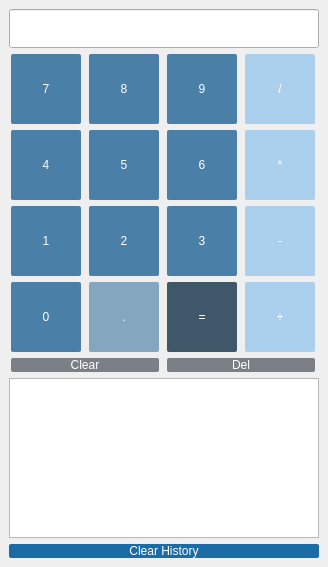
<?xml version="1.0" encoding="UTF-8"?>
<ui version="4.0">
 <class>MainWindow</class>
 <widget class="QMainWindow" name="MainWindow">
  <property name="geometry">
   <rect>
    <x>0</x>
    <y>0</y>
    <width>328</width>
    <height>567</height>
   </rect>
  </property>
  <property name="windowTitle">
   <string>Calculator</string>
  </property>
  <widget class="QWidget" name="centralwidget">
   <layout class="QVBoxLayout" name="verticalLayout">
    <item>
     <widget class="QLineEdit" name="display">
      <property name="font">
       <font>
        <pointsize>20</pointsize>
       </font>
      </property>
      <property name="alignment">
       <set>Qt::AlignRight|Qt::AlignTrailing|Qt::AlignVCenter</set>
      </property>
      <property name="readOnly">
       <bool>true</bool>
      </property>
     </widget>
    </item>
    <item>
     <layout class="QGridLayout" name="gridLayout">
      <item row="0" column="0">
       <widget class="QPushButton" name="btn_7">
        <property name="minimumSize">
         <size>
          <width>70</width>
          <height>70</height>
         </size>
        </property>
        <property name="maximumSize">
         <size>
          <width>70</width>
          <height>70</height>
         </size>
        </property>
        <property name="styleSheet">
         <string notr="true">QPushButton{
	color: white;
	background-color: #4a7fa8;
	font: 15pt &quot;Eras Bold ITC&quot;;
	border-radius: 2px;
}

QPushButton:pressed{
	padding-top: 5px;
	padding-left: 5px;
}</string>
        </property>
        <property name="text">
         <string>7</string>
        </property>
       </widget>
      </item>
      <item row="0" column="1">
       <widget class="QPushButton" name="btn_8">
        <property name="minimumSize">
         <size>
          <width>70</width>
          <height>70</height>
         </size>
        </property>
        <property name="maximumSize">
         <size>
          <width>70</width>
          <height>70</height>
         </size>
        </property>
        <property name="styleSheet">
         <string notr="true">QPushButton{
	color: white;
	background-color: #4a7fa8;
	font: 15pt &quot;Eras Bold ITC&quot;;
	border-radius: 2px;
}

QPushButton:pressed{
	padding-top: 5px;
	padding-left: 5px;
}</string>
        </property>
        <property name="text">
         <string>8</string>
        </property>
       </widget>
      </item>
      <item row="0" column="2">
       <widget class="QPushButton" name="btn_9">
        <property name="minimumSize">
         <size>
          <width>70</width>
          <height>70</height>
         </size>
        </property>
        <property name="maximumSize">
         <size>
          <width>70</width>
          <height>70</height>
         </size>
        </property>
        <property name="styleSheet">
         <string notr="true">QPushButton{
	color: white;
	background-color: #4a7fa8;
	font: 15pt &quot;Eras Bold ITC&quot;;
	border-radius: 2px;
}

QPushButton:pressed{
	padding-top: 5px;
	padding-left: 5px;
}</string>
        </property>
        <property name="text">
         <string>9</string>
        </property>
       </widget>
      </item>
      <item row="0" column="3">
       <widget class="QPushButton" name="btn_divide">
        <property name="minimumSize">
         <size>
          <width>70</width>
          <height>70</height>
         </size>
        </property>
        <property name="maximumSize">
         <size>
          <width>70</width>
          <height>70</height>
         </size>
        </property>
        <property name="styleSheet">
         <string notr="true">QPushButton{
	color: white;
	background-color: #abd0ed;
	font: 15pt &quot;Eras Bold ITC&quot;;
	border-radius: 2px;
}

QPushButton:pressed{
	padding-top: 5px;
	padding-left: 5px;
}</string>
        </property>
        <property name="text">
         <string>/</string>
        </property>
       </widget>
      </item>
      <item row="1" column="0">
       <widget class="QPushButton" name="btn_4">
        <property name="minimumSize">
         <size>
          <width>70</width>
          <height>70</height>
         </size>
        </property>
        <property name="maximumSize">
         <size>
          <width>70</width>
          <height>70</height>
         </size>
        </property>
        <property name="styleSheet">
         <string notr="true">QPushButton{
	color: white;
	background-color: #4a7fa8;
	font: 15pt &quot;Eras Bold ITC&quot;;
	border-radius: 2px;
}

QPushButton:pressed{
	padding-top: 5px;
	padding-left: 5px;
}</string>
        </property>
        <property name="text">
         <string>4</string>
        </property>
       </widget>
      </item>
      <item row="1" column="1">
       <widget class="QPushButton" name="btn_5">
        <property name="minimumSize">
         <size>
          <width>70</width>
          <height>70</height>
         </size>
        </property>
        <property name="maximumSize">
         <size>
          <width>70</width>
          <height>70</height>
         </size>
        </property>
        <property name="styleSheet">
         <string notr="true">QPushButton{
	color: white;
	background-color: #4a7fa8;
	font: 15pt &quot;Eras Bold ITC&quot;;
	border-radius: 2px;
}

QPushButton:pressed{
	padding-top: 5px;
	padding-left: 5px;
}</string>
        </property>
        <property name="text">
         <string>5</string>
        </property>
       </widget>
      </item>
      <item row="1" column="2">
       <widget class="QPushButton" name="btn_6">
        <property name="minimumSize">
         <size>
          <width>70</width>
          <height>70</height>
         </size>
        </property>
        <property name="maximumSize">
         <size>
          <width>70</width>
          <height>70</height>
         </size>
        </property>
        <property name="styleSheet">
         <string notr="true">QPushButton{
	color: white;
	background-color: #4a7fa8;
	font: 15pt &quot;Eras Bold ITC&quot;;
	border-radius: 2px;
}

QPushButton:pressed{
	padding-top: 5px;
	padding-left: 5px;
}</string>
        </property>
        <property name="text">
         <string>6</string>
        </property>
       </widget>
      </item>
      <item row="1" column="3">
       <widget class="QPushButton" name="btn_multiply">
        <property name="minimumSize">
         <size>
          <width>70</width>
          <height>70</height>
         </size>
        </property>
        <property name="maximumSize">
         <size>
          <width>70</width>
          <height>70</height>
         </size>
        </property>
        <property name="styleSheet">
         <string notr="true">QPushButton{
	color: white;
	background-color: #abd0ed;
	font: 15pt &quot;Eras Bold ITC&quot;;
	border-radius: 2px;
}

QPushButton:pressed{
	padding-top: 5px;
	padding-left: 5px;
}</string>
        </property>
        <property name="text">
         <string>*</string>
        </property>
       </widget>
      </item>
      <item row="2" column="0">
       <widget class="QPushButton" name="btn_1">
        <property name="minimumSize">
         <size>
          <width>70</width>
          <height>70</height>
         </size>
        </property>
        <property name="maximumSize">
         <size>
          <width>70</width>
          <height>70</height>
         </size>
        </property>
        <property name="styleSheet">
         <string notr="true">QPushButton{
	color: white;
	background-color: #4a7fa8;
	font: 15pt &quot;Eras Bold ITC&quot;;
	border-radius: 2px;
}

QPushButton:pressed{
	padding-top: 5px;
	padding-left: 5px;
}</string>
        </property>
        <property name="text">
         <string>1</string>
        </property>
       </widget>
      </item>
      <item row="2" column="1">
       <widget class="QPushButton" name="btn_2">
        <property name="minimumSize">
         <size>
          <width>70</width>
          <height>70</height>
         </size>
        </property>
        <property name="maximumSize">
         <size>
          <width>70</width>
          <height>70</height>
         </size>
        </property>
        <property name="styleSheet">
         <string notr="true">QPushButton{
	color: white;
	background-color: #4a7fa8;
	font: 15pt &quot;Eras Bold ITC&quot;;
	border-radius: 2px;
}

QPushButton:pressed{
	padding-top: 5px;
	padding-left: 5px;
}</string>
        </property>
        <property name="text">
         <string>2</string>
        </property>
       </widget>
      </item>
      <item row="2" column="2">
       <widget class="QPushButton" name="btn_3">
        <property name="minimumSize">
         <size>
          <width>70</width>
          <height>70</height>
         </size>
        </property>
        <property name="maximumSize">
         <size>
          <width>70</width>
          <height>70</height>
         </size>
        </property>
        <property name="styleSheet">
         <string notr="true">QPushButton{
	color: white;
	background-color: #4a7fa8;
	font: 15pt &quot;Eras Bold ITC&quot;;
	border-radius: 2px;
}

QPushButton:pressed{
	padding-top: 5px;
	padding-left: 5px;
}</string>
        </property>
        <property name="text">
         <string>3</string>
        </property>
       </widget>
      </item>
      <item row="2" column="3">
       <widget class="QPushButton" name="btn_subtract">
        <property name="minimumSize">
         <size>
          <width>70</width>
          <height>70</height>
         </size>
        </property>
        <property name="maximumSize">
         <size>
          <width>70</width>
          <height>70</height>
         </size>
        </property>
        <property name="styleSheet">
         <string notr="true">QPushButton{
	color: white;
	background-color: #abd0ed;
	font: 15pt &quot;Eras Bold ITC&quot;;
	border-radius: 2px;
}

QPushButton:pressed{
	padding-top: 5px;
	padding-left: 5px;
}</string>
        </property>
        <property name="text">
         <string>-</string>
        </property>
       </widget>
      </item>
      <item row="3" column="0">
       <widget class="QPushButton" name="btn_0">
        <property name="minimumSize">
         <size>
          <width>70</width>
          <height>70</height>
         </size>
        </property>
        <property name="maximumSize">
         <size>
          <width>70</width>
          <height>70</height>
         </size>
        </property>
        <property name="styleSheet">
         <string notr="true">QPushButton{
	color: white;
	background-color: #4a7fa8;
	font: 15pt &quot;Eras Bold ITC&quot;;
	border-radius: 2px;
}

QPushButton:pressed{
	padding-top: 5px;
	padding-left: 5px;
}</string>
        </property>
        <property name="text">
         <string>0</string>
        </property>
       </widget>
      </item>
      <item row="3" column="1">
       <widget class="QPushButton" name="btn_dot">
        <property name="minimumSize">
         <size>
          <width>70</width>
          <height>70</height>
         </size>
        </property>
        <property name="maximumSize">
         <size>
          <width>70</width>
          <height>70</height>
         </size>
        </property>
        <property name="styleSheet">
         <string notr="true">QPushButton{
	color: white;
	background-color: #84a6bf;
	font: 15pt &quot;Eras Bold ITC&quot;;
	border-radius: 2px;
}

QPushButton:pressed{
	padding-top: 5px;
	padding-left: 5px;
}</string>
        </property>
        <property name="text">
         <string>.</string>
        </property>
       </widget>
      </item>
      <item row="3" column="2">
       <widget class="QPushButton" name="btn_equals">
        <property name="minimumSize">
         <size>
          <width>70</width>
          <height>70</height>
         </size>
        </property>
        <property name="maximumSize">
         <size>
          <width>70</width>
          <height>70</height>
         </size>
        </property>
        <property name="styleSheet">
         <string notr="true">QPushButton{
	color: white;
	background-color: #3e5769;
	font: 15pt &quot;Eras Bold ITC&quot;;
	border-radius: 2px;
}

QPushButton:pressed{
	padding-top: 5px;
	padding-left: 5px;
}</string>
        </property>
        <property name="text">
         <string>=</string>
        </property>
       </widget>
      </item>
      <item row="3" column="3">
       <widget class="QPushButton" name="btn_add">
        <property name="minimumSize">
         <size>
          <width>70</width>
          <height>70</height>
         </size>
        </property>
        <property name="maximumSize">
         <size>
          <width>70</width>
          <height>70</height>
         </size>
        </property>
        <property name="styleSheet">
         <string notr="true">QPushButton{
	color: white;
	background-color: #abd0ed;
	font: 15pt &quot;Eras Bold ITC&quot;;
	border-radius: 2px;
}

QPushButton:pressed{
	padding-top: 5px;
	padding-left: 5px;
}</string>
        </property>
        <property name="text">
         <string>+</string>
        </property>
       </widget>
      </item>
      <item row="4" column="0" colspan="2">
       <widget class="QPushButton" name="btn_clear">
        <property name="autoFillBackground">
         <bool>false</bool>
        </property>
        <property name="styleSheet">
         <string notr="true">QPushButton{
	color: white;
	background-color: #7b8087;
	font: 15pt &quot;Eras Bold ITC&quot;;
	border-radius: 2px;
}

QPushButton:pressed{
	padding-top: 5px;
	padding-left: 5px;
}</string>
        </property>
        <property name="text">
         <string>Clear</string>
        </property>
       </widget>
      </item>
      <item row="4" column="2" colspan="2">
       <widget class="QPushButton" name="btn_delete">
        <property name="styleSheet">
         <string notr="true">QPushButton{
	color: white;
	background-color: #7b8087;
	font: 15pt &quot;Eras Bold ITC&quot;;
	border-radius: 2px;
}

QPushButton:pressed{
	padding-top: 5px;
	padding-left: 5px;
}</string>
        </property>
        <property name="text">
         <string>Del</string>
        </property>
       </widget>
      </item>
     </layout>
    </item>
    <item>
     <widget class="QListWidget" name="history_list">
      <property name="font">
       <font>
        <pointsize>12</pointsize>
       </font>
      </property>
     </widget>
    </item>
    <item>
     <widget class="QPushButton" name="btn_clear_history">
      <property name="styleSheet">
       <string notr="true">QPushButton{
	color: white;
	background-color: #1b6ba6;
	font: 15pt &quot;Eras Bold ITC&quot;;
	border-radius: 2px;
}</string>
      </property>
      <property name="text">
       <string>Clear History</string>
      </property>
     </widget>
    </item>
   </layout>
  </widget>
 </widget>
 <resources/>
 <connections/>
</ui>
